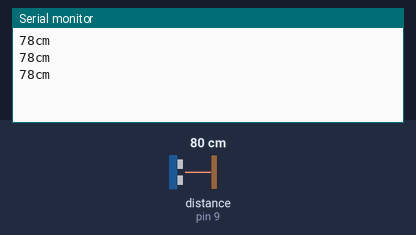
Bench run of a sketch on a simulated Arduino Uno, built with avr-gcc and run on an emulated ATmega328P. On the bench: the last lines printed to the serial monitor. Wiring (inferred from the names in the program): ultrasonic range finder: trigger pin 8; echo pin 9. The test bench sets the inputs (shaded band); at power-on: distance to the obstacle (sensor on pin 9) 80 cm. The echo pulse lasts 58.3 µs per cm.

Above: at 1.3 s.
1.4 s: distance to the obstacle (sensor on pin 9) set to 2 cm
At 1.9 s:
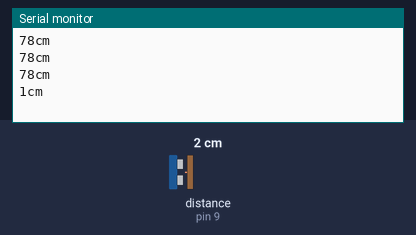
2.9 s: distance to the obstacle (sensor on pin 9) set to 4 cm
At 3.4 s:
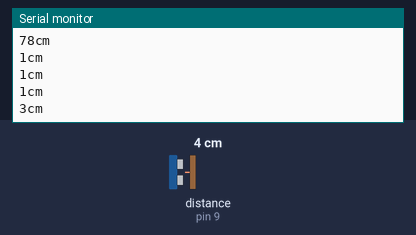
Timing chart, 0 to 5.9 s (numbered marks = the images above; inputs shaded):
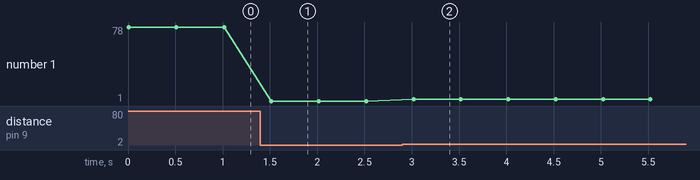

The sketch:

ULTRA-SONIC_SENSOR_CODE.ino
```cpp
/*The following code obtains electrical signals from the ardinuo to send out a sonic burst of waves
for a finite time and then recive those waves. Thus the time from the initial send of waves to the time of
reiceve those waves, when have the change in time. We multiply the delta time by the speed of sound and find the distance
the waves travels foward and back, so which half the time so we only get the distnace on way*/

//define pins
#define echo 9
#define trig 8

//define variables
long duration;
int distance;

//Initializing pin modes
void setup() {
  pinMode(trig, OUTPUT);
  pinMode(echo, INPUT);
  Serial.begin(9600);
}

void loop() {

  //Clears the trigPin condition
  digitalWrite(trig, LOW);
  delay(0.002);

  //Activate TRIGPIN for 10 microseconds
  digitalWrite(trig, HIGH);
  delay(0.01);
  digitalWrite(trig, LOW);

  //Reads ECHOPIN, returns the time the waves travelled forward and back
  duration = pulseIn(echo, HIGH);

  //Calculating the distance
  /*We only want the time it takes to go forward so we can correspomd that time with the distance
    it travells forward */
  distance = duration * 0.034 / 2;
  Serial.print(distance);
  Serial.println("cm");
  delay(500);
}
//END
```

Measured:
- after the input at 1.4 s, the serial monitor: prints a new line after 0.12 s (image 1)
- after the input at 2.9 s, the serial monitor: prints a new line after 0.12 s (image 2)
- plotted number 1: 78 → 1 after the input at 1.4 s, 1 → 3 after the input at 2.9 s
